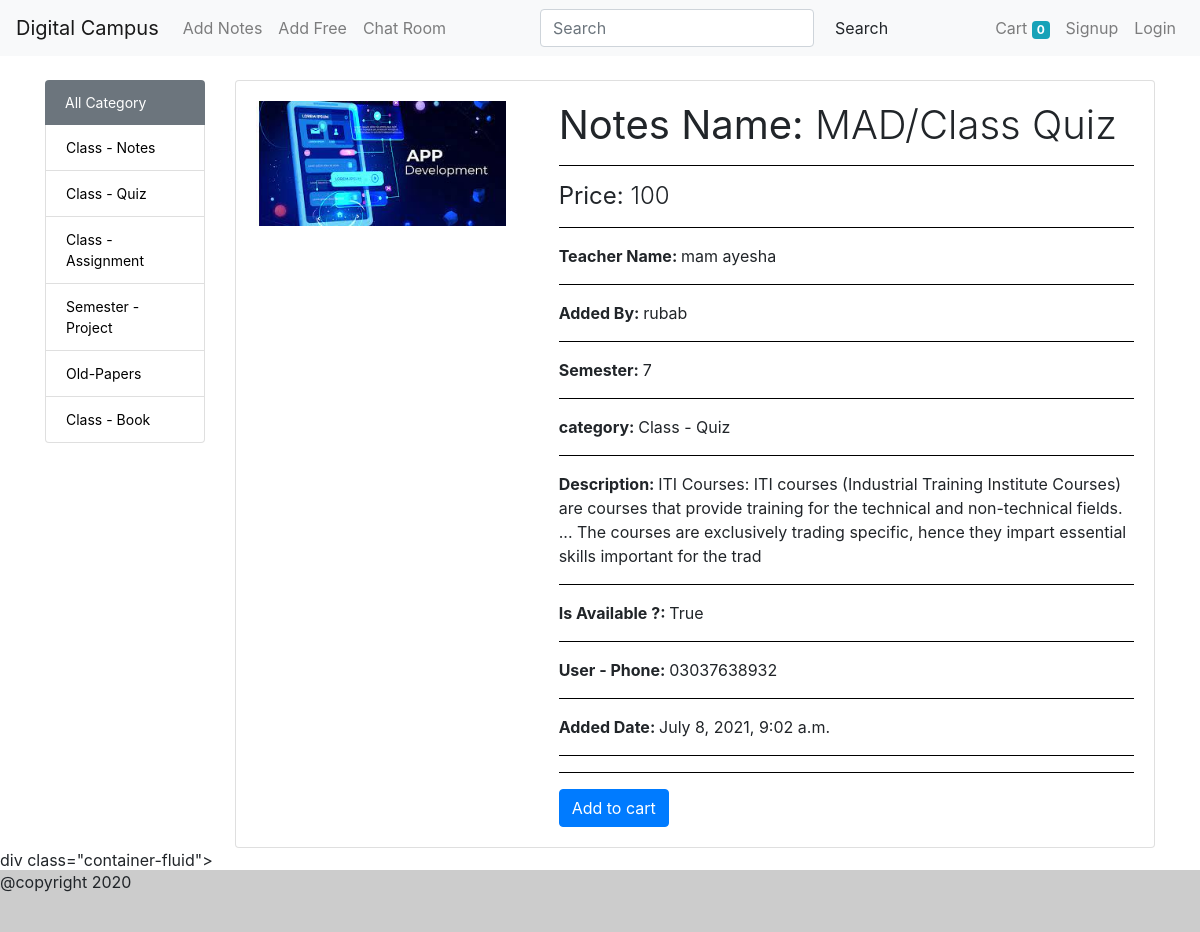
/store/?id=36, run on the app's committed database.
### store/models/category.py (models this page shows)
class Category(models.Model):
	name = models.CharField(max_length=20)
	def __str__(self):
		return self.name
	@staticmethod
	def getAllCategory():
		return Category.objects.all()

### store/models/product.py (models this page shows, shortened)
class Product(models.Model):
	name = models.CharField(max_length=220)
	student = models.ForeignKey(Customer, on_delete=models.CASCADE,null=True,blank=True )
	semester = models.IntegerField(choices=	STATUS,default=1, validators=[MinValueValidator(1), MaxValueValidator(8)])
	Teacher = models.CharField(max_length=100,null=True,default='Sir zain')
	price = models.IntegerField(default=1, validators=[MinValueValidator(1), MaxValueValidator(100000)])
	department = models.CharField(max_length=100,default='CS@IT',null=True)
	category = models.ForeignKey(Category,on_delete=models.CASCADE,default=1)
	Description = models.TextField(null=True,)
	image = models.ImageField(upload_to='upload/products')
	fileupload = models.FileField(upload_to='upload/products',null= True,blank=True)
	phone_number = models.CharField(max_length=13,null=True,default="Number")
	is_Available = models.BooleanField(null=True,)
	date = models.DateTimeField(auto_now_add=True)
	@staticmethod
	def getAllProduct():
		return Product.objects.all()

### store/models/customer.py (models this page shows, shortened)
class Customer(models.Model):
	name = models.CharField(max_length=50)
	email = models.EmailField(max_length=255)
	phone = models.CharField(max_length=15)
	password = models.CharField(max_length=255)
	def __str__(self):
		return self.name

### store/views/home.py (the view, shortened to what this page needs)
# urls.py: path('',Home.as_view(), name='home1'),
class Home(View):
	def get(self,request):
		cart = request.session.get('cart')
		categories = Category.getAllCategory()
		products = Product.getAllProduct().order_by('-id')
		if request.GET.get('id'):
			filterProductById = Product.objects.get(id=int(request.GET.get('id')))
			return render(request, 'productDetail.html',{"product":filterProductById,"categories":categories})

### store/templates/productDetail.html (shortened to what this page needs)
{% extends 'base.html' %}
{% load cart %}
{% block content %}
<div class="container">
    <div class="row">
        <div class="col-md-2 mb-3">
            <ul class="list-group">
                <li class="list-group-item active bg-secondary border-0"><a style="text-decoration:none; color:white;" href="/store">All Category</a></li>
            	{% for category in categories %}
                <li class="list-group-item"><a style="text-decoration:none; color:black;" href="?category_id={{ category.id }}">{{ category.name }}</a></li>
				{% endfor %}
            </ul>
        </div>
        <div class="col-md-10">
            	{% if product  %}
                    <div class="card">
                        <div class="card-body">
                            <div class="row">
                                <div class="col-md-4">
                                    {% if product.image %}
                                    <img src="{{ product.image.url }}"  width="250px" alt="{{ product.name }}">
                                    {% endif %}
                                </div>
                                <div class="col-md-8">
                                    <div>
                                        <h1 class="font-weight-light"><strong>Notes Name: </strong> {{ product.name }}</h1>
                                        <hr style="border: none; border-bottom: 1px solid black;">
                                        <h4 class="font-weight-light"><strong>Price: </strong> {{ product.price }}</h4>
                                          <hr style="border: none; border-bottom: 1px solid black;">
                                        <p class="mt-2"><strong>Teacher Name: </strong> {{ product.Teacher }}</p>
                                         <hr style="border: none; border-bottom: 1px solid black;">
                                          <p class="mt-2"><strong> Added By: </strong> {{ product.student }}</p>
                                         <hr style="border: none; border-bottom: 1px solid black;">
                                         <p class="mt-2"><strong>Semester: </strong> {{ product.semester }}</p>
                                         <hr style="border: none; border-bottom: 1px solid black;">
                                         <p class="mt-2"><strong>category: </strong> {{ product.category}}</p>
                                       <hr style="border: none; border-bottom: 1px solid black;">
                                        <p class="mt-2"><strong>Description: </strong> {{ product.Description }}</p>
                                         <hr style="border: none; border-bottom: 1px solid black;">
                                        <p class="mt-2"><strong>Is Available ?: </strong> {{ product.is_Available }}</p>
                                        <hr style="border: none; border-bottom: 1px solid black;">
                                         <p class="mt-2"><strong>User - Phone: </strong> {{ product.phone_number}}</p>
                                        <hr style="border: none; border-bottom: 1px solid black;">
                                        <p class="mt-2"><strong>Added Date: </strong> {{ product.date }}</p>
                                       <hr style="border: none; border-bottom: 1px solid black;">
                                     <hr style="border: none; border-bottom: 1px solid black;">
                                         <form action="#{{ product.id }}" method="POST">
                                            {% if product|is_in_cart:request.session.cart %}
                                            <a class="btn btn-warning" href="cart">Go to cart </a>
                                            {% else %}
                                            <input class="btn btn-primary" type="submit" value="Add to cart">
                                            {% endif %}
                                        </form>
                                    </div>
                                </div>
                            </div>
                        </div>
                    </div>
                {% endif %}
        </div>
    </div>
</div>
{% endblock %}

### store/static/css/style.css (style rules this page uses)
.list-group { font-size:14px; }
html { position: relative; min-height: 100%; }
body { margin-bottom: 60px; }

### data on the page
Category: name "Class - Notes"
Category: name "Class - Quiz"
Category: name "Class - Assignment"
Category: name "Semester - Project"
Category: name "Old-Papers"
Category: name "Class - Book"
Product: image (picture), name "MAD/Class Quiz", price "100", Teacher "mam ayesha", student "rubab", semester "7", category "Class - Quiz", Description "ITI Courses: ITI courses (Industrial Training Institute Courses) are courses that provide training for the technical and non-technical fields. ... The courses are exclusively trading specific, hence they impart essential skills important for the trad", is_Available "True", phone_number "03037638932", date "July 8, 2021, 9:02 a.m."

### other printed values
{{ request.session.cart.keys|length }} "0"
